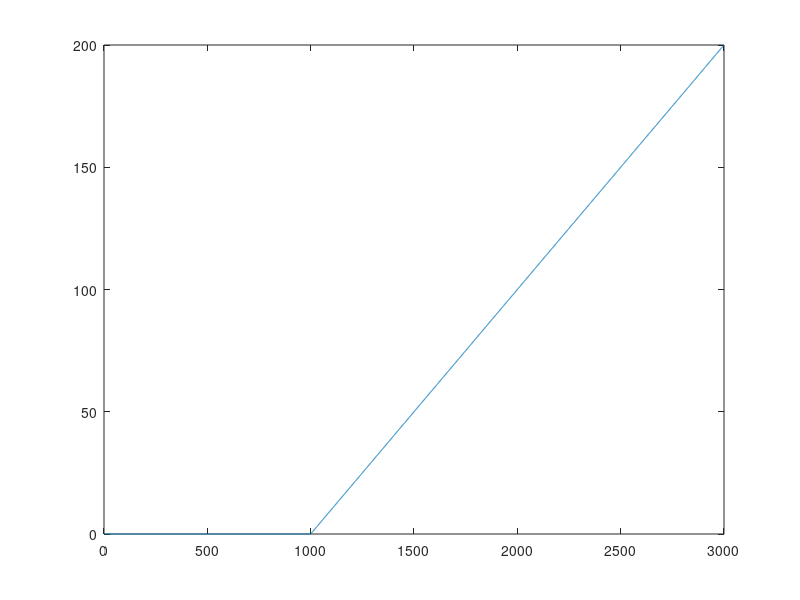

MATLAB code for this plot:
% Compute BS via numerical integration of the log-normal density
r=0.08;
r=log(1+r);
T=100/365;
sig=0.25;
S0=100;
K=100;


%support of terminal price of underlying
ST=0.1:0.1:300;
[m,n]=size(ST);

% construction of transition probability
zeta=log(S0)+(r-0.5*(sig^2))*T;
x=(log(ST)-zeta)./(sig*sqrt(T));
pST=1./(sqrt(2*pi).*ST.*sig.*sqrt(T)).*exp(-0.5*(x.^2));
plot(ST,pST);
pause;

% payoff
gST=max([ST-K;zeros(1,n)]);
plot(gST);

C=exp(-r*T)*sum(gST.*pST)*(ST(2)-ST(1));
      
fprintf('Price of call option via numerial integration %9.4f ', C);

